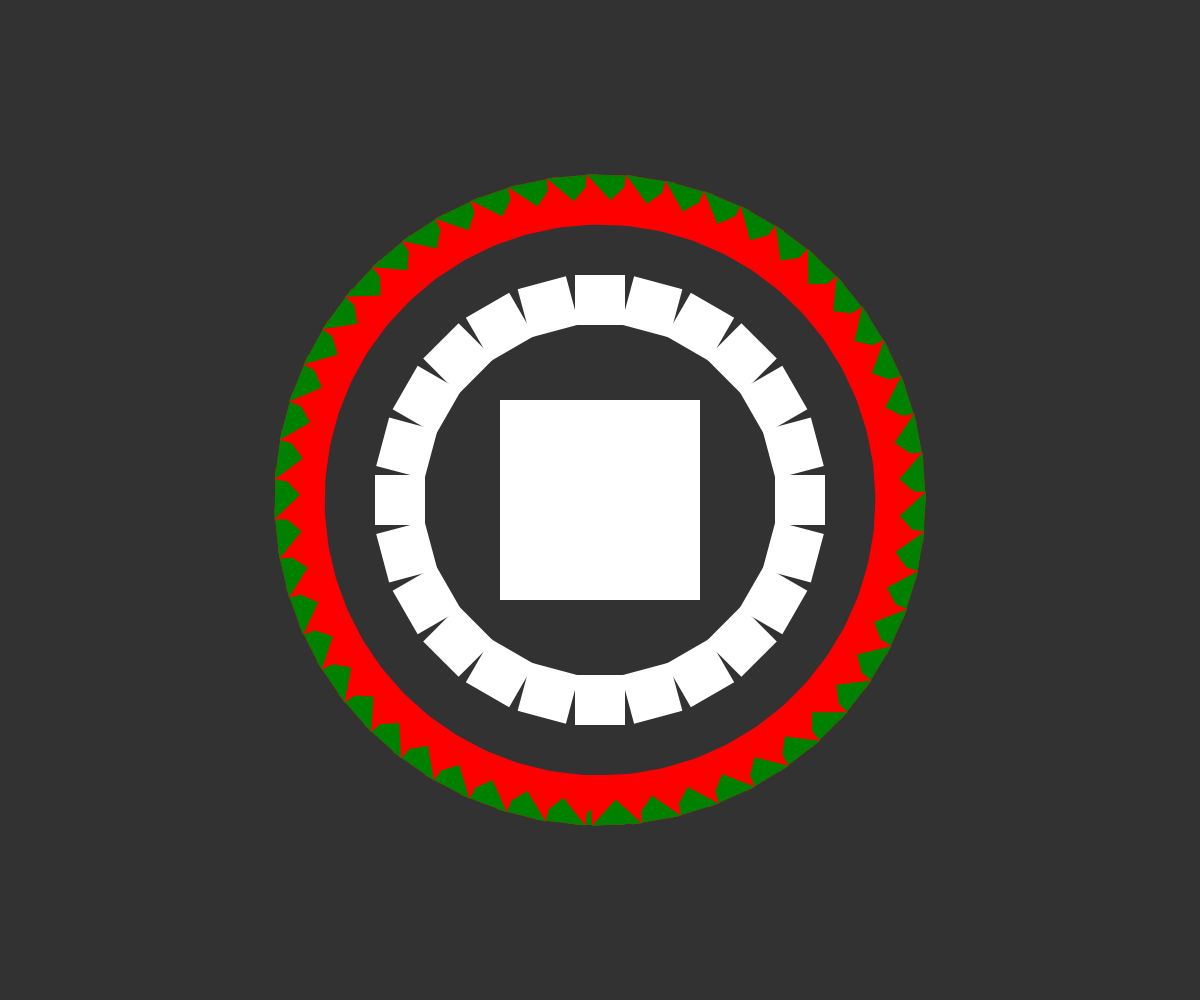
Frame 1 (no input)
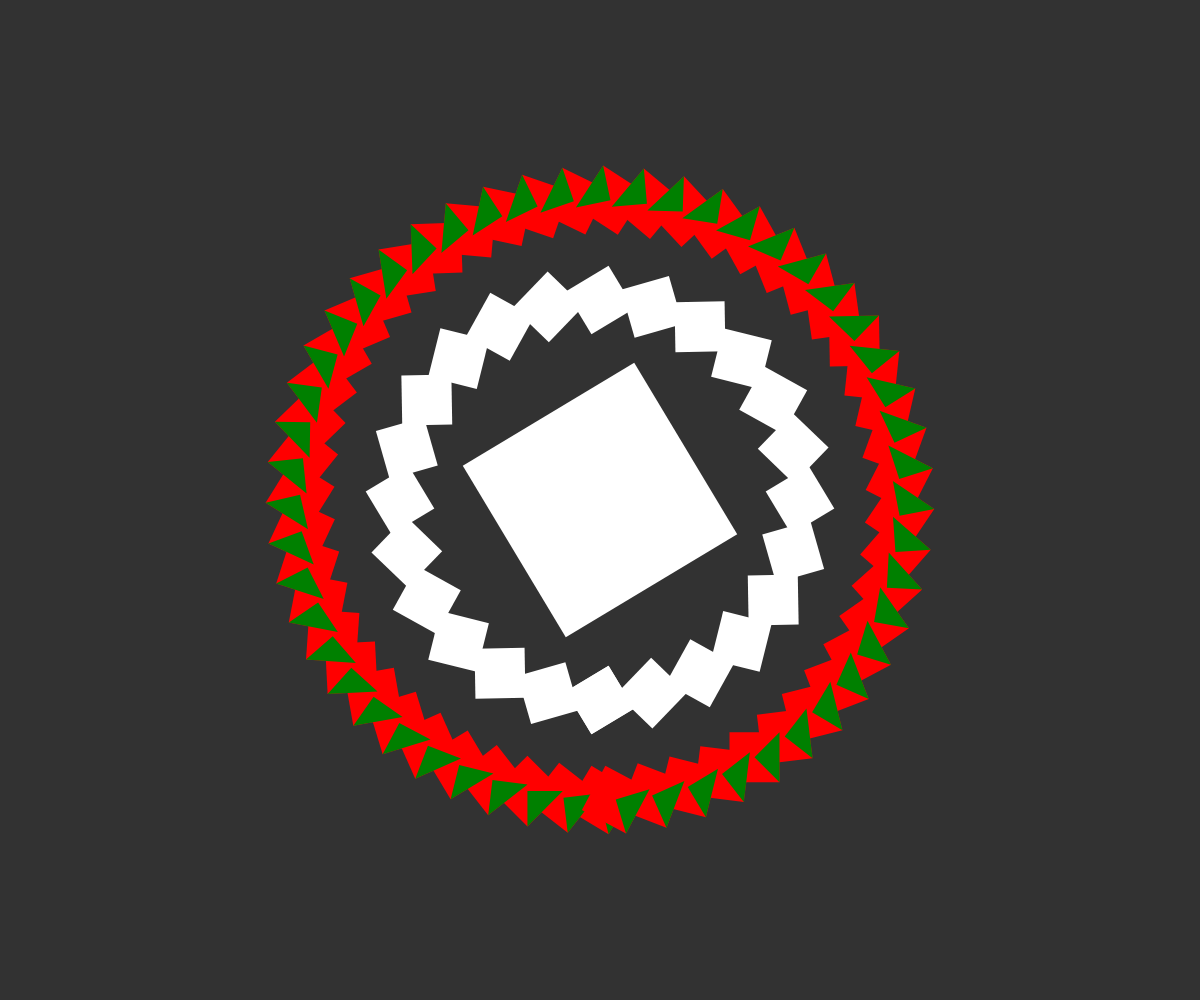
Frame 60 (no input)
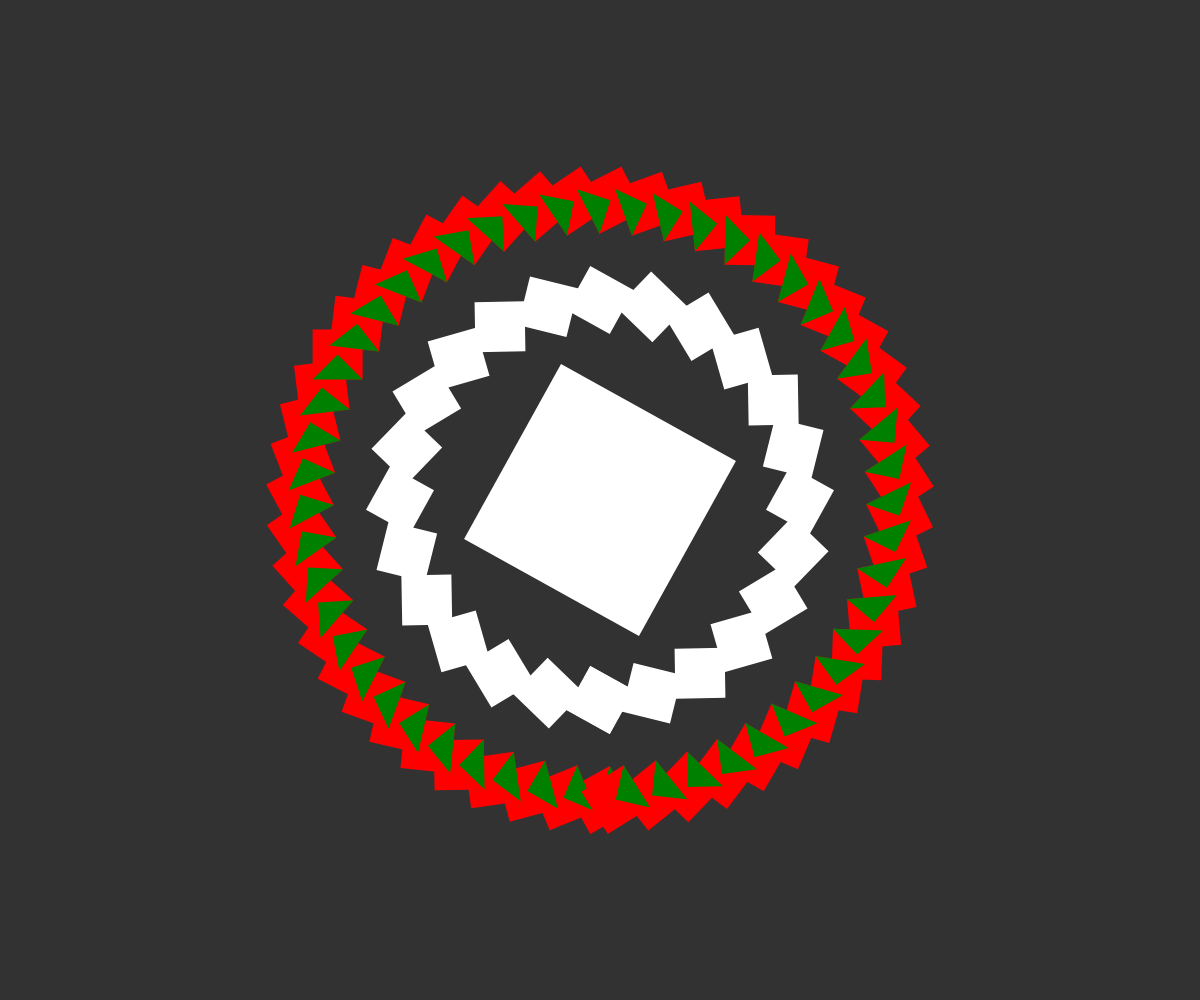
Frame 120 (the mouse pressed at the canvas centre since frame 60)

The p5.js sketch that drew these frames (run headless with seeded random() and noise() and a simulated clock; from frame 60 on, the mouse is pressed at the canvas centre):

// p5.js sketch
// ── sketch.js
let angle = 0;

function setup() {
  createCanvas(windowWidth, windowHeight);
}

function draw() {
  background(50);

  push();
  translate(width / 2, height / 2);
  rotate(angle);
  fill(255);
  noStroke();
  rectMode(CENTER);
  square(0, 0, 200);
  pop();

  for (let a = 0; a < radians(360); a += radians(15)) {
    push();
    translate(width / 2, height / 2);
    rotate(a);
    translate(0, 200);
    rotate(angle);
    noStroke();
    rectMode(CENTER);
    square(0, 0, 50);
    pop();
  }

  for (let b = 0; b < radians(360); b += radians(7)) {
    push();
    translate(width / 2, height / 2);
    rotate(b);
    translate(0, 300);
    rotate(-angle);
    rectMode(CENTER);
    fill("red");
    noStroke();
    square(0, 0, 50);
    fill("green");
    triangle(0, 0, 25, 25, -25, 25);
    pop();
  }

  angle += radians(1);
}
